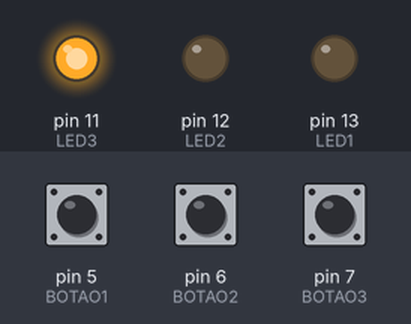
Recording of a sketch running on a simulated Arduino Uno, built with avr-gcc and run on an emulated ATmega328P. Parts: output pins drawn as LEDs (lit = HIGH). The inputs (shaded band) are chosen by the test bench; at power-on: pin 5 (BOTAO1) HIGH, pin 6 (BOTAO2) HIGH, pin 7 (BOTAO3) LOW.

Above: at 0.1 s.
Timing chart, 0 to 1.6 s (numbered marks = the images above):
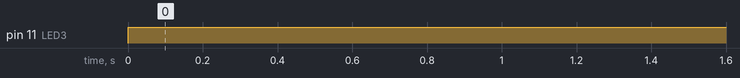

The sketch:

ex6_temporizador_1.ino
```cpp
/* SEXTO PROGRAMA (TEMPORIZADOR 1)
   DANIEL RODRIGUES DE SOUSA 07/10/2022 */

#define LED1  13  //definição do LED 1
#define LED2  12  //definição do LED 2
#define LED3  11  //definição do LED 3

#define BOTAO1 5  //definição do Botão 1
#define BOTAO2 6  //definição do Botão 2
#define BOTAO3 7  //definição do Botão 3

void setup()
{
  pinMode(LED1, OUTPUT);    //definição da direção dos pinos
  pinMode(LED2, OUTPUT);
  pinMode(LED3, OUTPUT);

  pinMode(BOTAO1, INPUT);
  pinMode(BOTAO2, INPUT);
  pinMode(BOTAO3, INPUT);
}

void loop()
{
  if(digitalRead(BOTAO1) == 0)    //se botão 1 pressionado
  {
    digitalWrite(LED1, HIGH);     //liga LED 1
    delay(10000);                 //delay de 10 segundos
  }
  else
  {
    digitalWrite(LED1, LOW);      //desliga LED 1
  }

  if(digitalRead(BOTAO2) == 0)    //se botão 2 pressionado
  {
    digitalWrite(LED2, HIGH);     //liga LED 2
    delay(20000);                 //delay de 20 segundos
  }
  else
  {
    digitalWrite(LED2, LOW);      //desliga LED 2
  }

  if(digitalRead(BOTAO3) == 0)    //se botão 3 pressionado
  {
    digitalWrite(LED3, HIGH);     //liga LED 3
    delay(40000);                 //delay de 40 segundos
  }
  else
  {
    digitalWrite(LED3, LOW);      //desliga LED 3
  }
}
```

Measured:
- by itself, pin 11 (LED3): LOW → HIGH at 0.00 s
